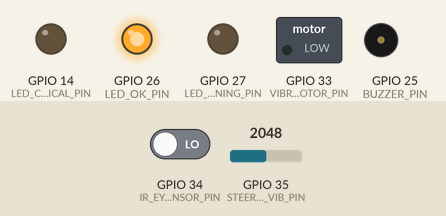
Recording of a sketch running on a simulated ESP32. On the bench: switched loads named in the sketch (green lamp = pin HIGH), output pins drawn as LEDs (lit = HIGH), buzzer (waves = sounding). The inputs (shaded band) are chosen by the test bench; at power-on: GPIO 34 (IR_EYE_SENSOR_PIN) LOW, GPIO 35 (STEERING_VIB_PIN) = 2048. WiFi joins after 1.5 s; servers stay silent unless stated; what the sketch prints to the serial monitor is not drawn.

Above: at 2.7 s.
2.8 s: GPIO 34 (IR_EYE_SENSOR_PIN) driven HIGH
At 5.1 s:
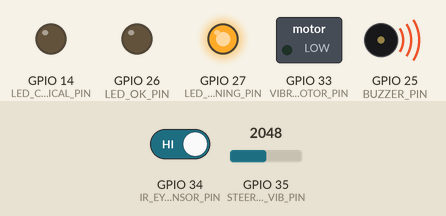
5.8 s: GPIO 34 (IR_EYE_SENSOR_PIN) driven LOW
At 6.2 s:
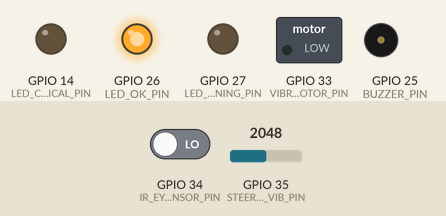
Timing chart, 0 to 8.8 s (numbered marks = the images above; inputs shaded):
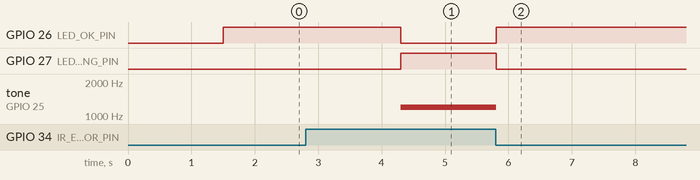

The sketch:

driver_fatigue_detection.ino
```cpp
/*
  Smart Driver Fatigue Detection System
  ESP32 based drowsy driving detection
  Sensors: IR Eye Blink Sensor, Steering Vibration Sensor (SW-420)
*/

#include <WiFi.h>

// ---------- Pin Definitions ----------
#define IR_EYE_SENSOR_PIN     34   // IR blink sensor (digital/analog)
#define STEERING_VIB_PIN      35   // Steering vibration sensor
#define BUZZER_PIN            25
#define LED_OK_PIN            26
#define LED_WARNING_PIN       27
#define LED_CRITICAL_PIN      14
#define VIBRATION_MOTOR_PIN   33   // Seat/steering haptic alert

// ---------- Thresholds ----------
const unsigned long EYE_CLOSED_WARNING_MS  = 1500;  // eyes closed too long
const unsigned long EYE_CLOSED_CRITICAL_MS = 3000;
const int BLINK_RATE_LOW_THRESHOLD  = 5;   // blinks per minute (too low = drowsy)
const int BLINK_RATE_HIGH_THRESHOLD = 30;  // too high = strain/fatigue
const unsigned long STEERING_INACTIVITY_MS = 8000; // no micro-corrections = drowsy

// ---------- WiFi ----------
const char* ssid     = "YOUR_WIFI_SSID";
const char* password = "YOUR_WIFI_PASSWORD";

// ---------- Variables ----------
bool eyeClosed = false;
unsigned long eyeCloseStartTime = 0;
unsigned long lastBlinkTime = 0;
int blinkCount = 0;
unsigned long blinkWindowStart = 0;
int currentBlinkRate = 0;

int steeringVibrationValue = 0;
unsigned long lastSteeringActivityTime = 0;

unsigned long lastReadTime = 0;
const unsigned long readInterval = 100; // fast polling for eye/steering

enum FatigueStatus { ALERT_OK, DROWSY_WARNING, FATIGUE_CRITICAL };
FatigueStatus fatigueStatus = ALERT_OK;

void setup() {
  Serial.begin(115200);

  pinMode(IR_EYE_SENSOR_PIN, INPUT);
  pinMode(STEERING_VIB_PIN, INPUT);
  pinMode(BUZZER_PIN, OUTPUT);
  pinMode(LED_OK_PIN, OUTPUT);
  pinMode(LED_WARNING_PIN, OUTPUT);
  pinMode(LED_CRITICAL_PIN, OUTPUT);
  pinMode(VIBRATION_MOTOR_PIN, OUTPUT);

  digitalWrite(BUZZER_PIN, LOW);
  digitalWrite(VIBRATION_MOTOR_PIN, LOW);

  connectWiFi();

  blinkWindowStart = millis();
  lastSteeringActivityTime = millis();

  Serial.println("Smart Driver Fatigue Detection System Initialized");
}

void loop() {
  unsigned long now = millis();

  if (now - lastReadTime >= readInterval) {
    lastReadTime = now;

    readEyeSensor(now);
    readSteeringSensor(now);
    calculateBlinkRate(now);
    evaluateFatigueStatus(now);
    updateIndicators();
    printStatus();
  }
}

// ---------- WiFi ----------
void connectWiFi() {
  WiFi.begin(ssid, password);
  Serial.print("Connecting to WiFi");
  int attempts = 0;
  while (WiFi.status() != WL_CONNECTED && attempts < 10) {
    delay(500);
    Serial.print(".");
    attempts++;
  }
  if (WiFi.status() == WL_CONNECTED) {
    Serial.println("\nWiFi connected: " + WiFi.localIP().toString());
  } else {
    Serial.println("\nWiFi connection failed. Continuing offline.");
  }
}

// ---------- Eye Blink Sensor ----------
void readEyeSensor(unsigned long now) {
  int eyeState = digitalRead(IR_EYE_SENSOR_PIN); // HIGH = closed, LOW = open (depends on sensor wiring)

  if (eyeState == HIGH) {
    if (!eyeClosed) {
      eyeClosed = true;
      eyeCloseStartTime = now;
    }
  } else {
    if (eyeClosed) {
      // Eye just opened -> count as a blink
      eyeClosed = false;
      blinkCount++;
      lastBlinkTime = now;
    }
  }
}

// ---------- Blink Rate Calculation ----------
void calculateBlinkRate(unsigned long now) {
  unsigned long windowElapsed = now - blinkWindowStart;
  if (windowElapsed >= 60000) { // every 1 minute
    currentBlinkRate = blinkCount;
    blinkCount = 0;
    blinkWindowStart = now;
  }
}

// ---------- Steering Vibration Sensor ----------
void readSteeringSensor(unsigned long now) {
  steeringVibrationValue = analogRead(STEERING_VIB_PIN);

  // Any meaningful steering correction resets inactivity timer
  if (steeringVibrationValue > 500) {
    lastSteeringActivityTime = now;
  }
}

// ---------- Fatigue Evaluation ----------
void evaluateFatigueStatus(unsigned long now) {
  unsigned long eyeClosedDuration = eyeClosed ? (now - eyeCloseStartTime) : 0;
  unsigned long steeringInactivity = now - lastSteeringActivityTime;

  bool eyeCritical = eyeClosedDuration >= EYE_CLOSED_CRITICAL_MS;
  bool eyeWarning  = eyeClosedDuration >= EYE_CLOSED_WARNING_MS;

  bool blinkAbnormal = (currentBlinkRate > 0 &&
                        (currentBlinkRate < BLINK_RATE_LOW_THRESHOLD ||
                         currentBlinkRate > BLINK_RATE_HIGH_THRESHOLD));

  bool steeringInactive = steeringInactivity >= STEERING_INACTIVITY_MS;

  if (eyeCritical || (eyeWarning && steeringInactive)) {
    fatigueStatus = FATIGUE_CRITICAL;
  } else if (eyeWarning || blinkAbnormal || steeringInactive) {
    fatigueStatus = DROWSY_WARNING;
  } else {
    fatigueStatus = ALERT_OK;
  }
}

// ---------- Indicators ----------
void updateIndicators() {
  digitalWrite(LED_OK_PIN, fatigueStatus == ALERT_OK ? HIGH : LOW);
  digitalWrite(LED_WARNING_PIN, fatigueStatus == DROWSY_WARNING ? HIGH : LOW);
  digitalWrite(LED_CRITICAL_PIN, fatigueStatus == FATIGUE_CRITICAL ? HIGH : LOW);

  if (fatigueStatus == FATIGUE_CRITICAL) {
    tone(BUZZER_PIN, 2500);
    digitalWrite(VIBRATION_MOTOR_PIN, HIGH);
  } else if (fatigueStatus == DROWSY_WARNING) {
    tone(BUZZER_PIN, 1200, 300);
    digitalWrite(VIBRATION_MOTOR_PIN, LOW);
  } else {
    noTone(BUZZER_PIN);
    digitalWrite(VIBRATION_MOTOR_PIN, LOW);
  }
}

// ---------- Status Output ----------
void printStatus() {
  Serial.println("----------------------------------");
  Serial.print("Eye State: ");
  Serial.println(eyeClosed ? "CLOSED" : "OPEN");

  Serial.print("Blink Rate (per min): ");
  Serial.println(currentBlinkRate);

  Serial.print("Steering Vibration: ");
  Serial.println(steeringVibrationValue);

  Serial.print("Fatigue Status: ");
  switch (fatigueStatus) {
    case ALERT_OK:        Serial.println("ALERT / NORMAL ✅"); break;
    case DROWSY_WARNING:  Serial.println("DROWSY WARNING ⚠️"); break;
    case FATIGUE_CRITICAL:Serial.println("CRITICAL FATIGUE 🔴"); break;
  }
  Serial.println("----------------------------------");
}
```

Measured:
- after the input at 2.8 s, GPIO 26 (LED_OK_PIN): HIGH → LOW after 1.5 s; GPIO 27 (LED_WARNING_PIN): LOW → HIGH after 1.5 s; tone on GPIO 25 (BUZZER_PIN): silent → 1200 Hz after 1.5 s
- after the input at 5.8 s, GPIO 14 (LED_CRITICAL_PIN), GPIO 33 (VIBRATION_MOTOR_PIN): stays LOW (without the input it goes to HIGH after 0.00 s); GPIO 26 (LED_OK_PIN): LOW → HIGH at once; tone on GPIO 25 (BUZZER_PIN): 1200 Hz → silent at once
